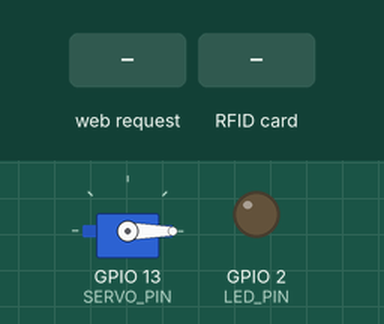
Simulated run of this sketch. Board: ESP32. On the bench: servo, output pins drawn as LEDs (lit = HIGH). The inputs (shaded band) are chosen by the test bench. WiFi joins after 1.5 s; servers stay silent unless stated; uploads are accepted with an empty reply; what the sketch prints to the serial monitor is not drawn.

Above: at 3.2 s.
3.3 s: HTTP request GET /unlock received
At 4.6 s:
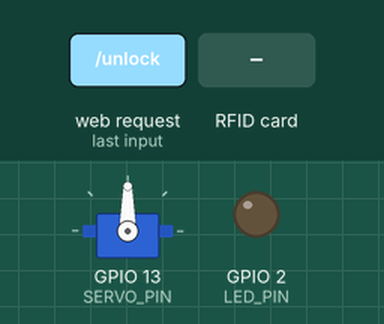
5.0 s: RFID card 5E 7A 19 C4 held to the reader
At 5.33 s:
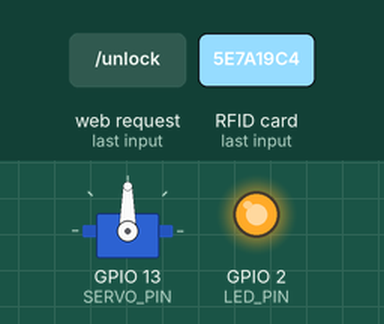
Timing chart, 0 to 14.8 s (numbered marks = the images above; inputs shaded):
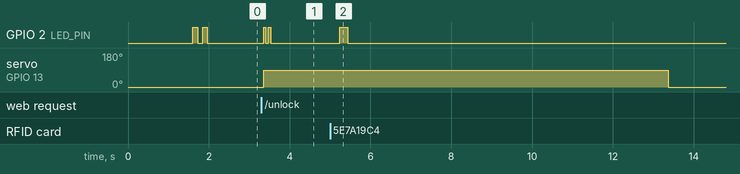

The sketch:

RfidAccess.ino
```cpp
/* RFIDLockNode.ino
   ESP32-S DevKit: MFRC522 + Servo lock controller + small webserver
*/
#include <WiFi.h>
#include <HTTPClient.h>
#include <WebServer.h>
#include <SPI.h>
#include <MFRC522.h>
#include <ESP32Servo.h>
#include <ArduinoJson.h>

// WiFi
const char* WIFI_SSID = "cybarry";
const char* WIFI_PASS = "cybarryinc";

// Flask backend
const char* SERVER_BASE = "http://192.168.0.123:5000";
const char* API_KEY    = "cybarry";

// RC522 pins
#define SS_PIN   5
#define RST_PIN  22
#define SPI_SCK  18
#define SPI_MISO 19
#define SPI_MOSI 23
MFRC522 mfrc522(SS_PIN, RST_PIN);

// Servo
#define SERVO_PIN 13
Servo doorServo;
const int LOCK_POS = 0;
const int UNLOCK_POS = 90;
const unsigned long UNLOCK_TIME_MS = 10000;

// Web server to accept unlock calls from CAM
WebServer server(8080);

// Status LED
#define LED_PIN 2
void ledBlink(int n, int d=80){
  for (int i=0;i<n;i++){ digitalWrite(LED_PIN,HIGH); delay(d); digitalWrite(LED_PIN,LOW); delay(d); }
}

// state
unsigned long unlockStart = 0;
bool doorUnlocked = false;

void handleUnlock() {
  Serial.println("✅ /unlock called (from CAM or manual).");
  if (!doorUnlocked) {
    doorServo.write(UNLOCK_POS);
    doorUnlocked = true;
    unlockStart = millis();
    ledBlink(2,60);
    Serial.println("Door UNLOCKED by /unlock");
  } else {
    Serial.println("Door already unlocked.");
  }
  server.send(200, "application/json", "{\"status\":\"ok\"}");
}

String uidToString(MFRC522::Uid *uid) {
  String s;
  for (byte i=0;i<uid->size;i++){
    if (uid->uidByte[i] < 0x10) s += "0";
    s += String(uid->uidByte[i], HEX);
    if (i+1 < uid->size) s += ":";
  }
  s.toUpperCase();
  return s;
}

bool callBackendRFID(const String& uid, String &outResp) {
  WiFiClient client;
  HTTPClient http;
  String url = String(SERVER_BASE) + "/api/rfid";
  if (!http.begin(client, url)) {
    Serial.println("HTTP begin failed (backend rfid)");
    return false;
  }
  http.addHeader("Content-Type","application/json");
  http.addHeader("X-API-Key", API_KEY);
  String body = String("{\"uid\":\"") + uid + "\"}";
  int code = http.POST(body);
  if (code <= 0) {
    Serial.printf("POST failed: %d\n", code);
    http.end();
    return false;
  }
  outResp = http.getString();
  http.end();
  Serial.printf("Backend %d: %s\n", code, outResp.c_str());
  return (code == 200);
}

void unlockDoorLocal() {
  doorServo.write(UNLOCK_POS);
  doorUnlocked = true;
  unlockStart = millis();
  Serial.println("Door UNLOCKED (local)");
}

void maybeLockDoor() {
  if (doorUnlocked && (millis() - unlockStart >= UNLOCK_TIME_MS)) {
    doorServo.write(LOCK_POS);
    doorUnlocked = false;
    Serial.println("Door LOCKED (local)");
  }
}

void setup() {
  Serial.begin(115200);
  pinMode(LED_PIN, OUTPUT); digitalWrite(LED_PIN, LOW);

  Serial.println("Booting RFID & Lock Node...");
  WiFi.mode(WIFI_STA);
  WiFi.begin(WIFI_SSID, WIFI_PASS);
  Serial.printf("Connecting to %s ...\n", WIFI_SSID);
  while (WiFi.status() != WL_CONNECTED) { delay(500); Serial.print("."); }
  Serial.printf("\nWiFi connected. IP: %s\n", WiFi.localIP().toString().c_str());

  SPI.begin(SPI_SCK, SPI_MISO, SPI_MOSI, SS_PIN);
  mfrc522.PCD_Init();
  delay(50);
  byte v = mfrc522.PCD_ReadRegister(mfrc522.VersionReg);
  Serial.printf("MFRC522 Version: 0x%02X\n", v);

  // servo init
  doorServo.attach(SERVO_PIN);
  doorServo.write(LOCK_POS);

  // webserver
  server.on("/unlock", HTTP_GET, handleUnlock);
  server.begin();
  Serial.println("Lock controller HTTP server started on port 8080");

  ledBlink(2, 120);
}

void loop() {
  server.handleClient();
  maybeLockDoor();

  if (!mfrc522.PICC_IsNewCardPresent()) { delay(30); return; }
  if (!mfrc522.PICC_ReadCardSerial()) { delay(30); return; }

  String uid = uidToString(&mfrc522.uid);
  Serial.printf("Card detected: %s\n", uid.c_str());

  // send to Flask backend
  String backendResp;
  bool posted = callBackendRFID(uid, backendResp);
  if (posted) {
    // parse JSON
    DynamicJsonDocument doc(256);
    DeserializationError err = deserializeJson(doc, backendResp);
    if (!err) {
      const char* status = doc["status"];
      if (status && String(status) == "granted") {
        Serial.println("Access GRANTED by backend -> unlocking servo.");
        unlockDoorLocal();
        ledBlink(3, 80);
      } else {
        Serial.println("Access DENIED by backend.");
        ledBlink(1, 350);
      }
    } else {
      Serial.println("Failed to parse backend JSON.");
      ledBlink(1, 200);
    }
  } else {
    Serial.println("Failed to POST to backend.");
    ledBlink(1, 200);
  }

  mfrc522.PICC_HaltA();
  mfrc522.PCD_StopCrypto1();
  delay(500);
}
```

Measured:
- after the input at 3.3 s, GPIO 2 (LED_PIN): alternates HIGH for 0.06 s and LOW for 0.06 s, 4 changes in all, then stays LOW, starting after 0.05 s; servo on GPIO 13 (SERVO_PIN): 0° → 90° after 0.05 s
- after the input at 5.0 s, GPIO 2 (LED_PIN): LOW → HIGH after 0.23 s, → LOW 0.20 s later
